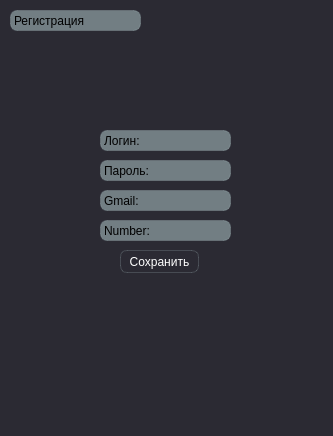
<?xml version="1.0" encoding="UTF-8"?>
<ui version="4.0">
 <class>Dialog</class>
 <widget class="QDialog" name="Dialog">
  <property name="geometry">
   <rect>
    <x>0</x>
    <y>0</y>
    <width>333</width>
    <height>436</height>
   </rect>
  </property>
  <property name="windowTitle">
   <string>Dialog</string>
  </property>
  <widget class="QWidget" name="widget" native="true">
   <property name="geometry">
    <rect>
     <x>-30</x>
     <y>-30</y>
     <width>611</width>
     <height>631</height>
    </rect>
   </property>
   <property name="styleSheet">
    <string notr="true">border: 1px  solid rgba(225,255,255,40);
border-radius: 7px;</string>
   </property>
   <widget class="QLineEdit" name="lineEditLogin_2">
    <property name="geometry">
     <rect>
      <x>140</x>
      <y>130</y>
      <width>91</width>
      <height>20</height>
     </rect>
    </property>
    <property name="styleSheet">
     <string notr="true">background-color:rgba(225,255,255,0);
border: 0px  solid rgba(225,255,255,0);
color:black;</string>
    </property>
   </widget>
   <widget class="QWidget" name="widget_2" native="true">
    <property name="geometry">
     <rect>
      <x>20</x>
      <y>20</y>
      <width>401</width>
      <height>541</height>
     </rect>
    </property>
    <property name="styleSheet">
     <string notr="true">background-color:rgb(43, 42, 51);</string>
    </property>
    <widget class="QLabel" name="Login">
     <property name="geometry">
      <rect>
       <x>110</x>
       <y>140</y>
       <width>131</width>
       <height>21</height>
      </rect>
     </property>
     <property name="styleSheet">
      <string notr="true">background-color:rgba(225,255,255,100);</string>
     </property>
     <property name="text">
      <string>Логин:</string>
     </property>
    </widget>
    <widget class="QLineEdit" name="lineEditLogin">
     <property name="geometry">
      <rect>
       <x>150</x>
       <y>140</y>
       <width>91</width>
       <height>20</height>
      </rect>
     </property>
     <property name="styleSheet">
      <string notr="true">background-color:rgba(225,255,255,0);
border: 0px  solid rgba(225,255,255,0);</string>
     </property>
    </widget>
    <widget class="QLabel" name="Password">
     <property name="geometry">
      <rect>
       <x>110</x>
       <y>170</y>
       <width>131</width>
       <height>21</height>
      </rect>
     </property>
     <property name="styleSheet">
      <string notr="true">background-color:rgba(225,255,255,100);</string>
     </property>
     <property name="text">
      <string>Пароль:</string>
     </property>
    </widget>
    <widget class="QLineEdit" name="lineEditPass">
     <property name="geometry">
      <rect>
       <x>160</x>
       <y>170</y>
       <width>81</width>
       <height>20</height>
      </rect>
     </property>
     <property name="styleSheet">
      <string notr="true">background-color:rgba(225,255,255,0);
border: 0px  solid rgba(225,255,255,0);</string>
     </property>
     <property name="text">
      <string/>
     </property>
    </widget>
    <widget class="QLabel" name="Gmail">
     <property name="geometry">
      <rect>
       <x>110</x>
       <y>200</y>
       <width>131</width>
       <height>21</height>
      </rect>
     </property>
     <property name="styleSheet">
      <string notr="true">background-color:rgba(225,255,255,100);</string>
     </property>
     <property name="text">
      <string>Gmail:</string>
     </property>
    </widget>
    <widget class="QLineEdit" name="lineEditGmail">
     <property name="geometry">
      <rect>
       <x>150</x>
       <y>200</y>
       <width>81</width>
       <height>20</height>
      </rect>
     </property>
     <property name="styleSheet">
      <string notr="true">background-color:rgba(225,255,255,0);
border: 0px  solid rgba(225,255,255,0);</string>
     </property>
     <property name="text">
      <string/>
     </property>
    </widget>
    <widget class="QLabel" name="Number">
     <property name="geometry">
      <rect>
       <x>110</x>
       <y>230</y>
       <width>131</width>
       <height>21</height>
      </rect>
     </property>
     <property name="styleSheet">
      <string notr="true">background-color:rgba(225,255,255,100);</string>
     </property>
     <property name="text">
      <string>Number:</string>
     </property>
    </widget>
    <widget class="QLineEdit" name="lineEditNumber">
     <property name="geometry">
      <rect>
       <x>160</x>
       <y>230</y>
       <width>81</width>
       <height>20</height>
      </rect>
     </property>
     <property name="styleSheet">
      <string notr="true">background-color:rgba(225,255,255,0);
border: 0px  solid rgba(225,255,255,0);</string>
     </property>
     <property name="text">
      <string/>
     </property>
    </widget>
    <widget class="QLabel" name="Password_2">
     <property name="geometry">
      <rect>
       <x>20</x>
       <y>20</y>
       <width>131</width>
       <height>21</height>
      </rect>
     </property>
     <property name="styleSheet">
      <string notr="true">background-color:rgba(225,255,255,100);</string>
     </property>
     <property name="text">
      <string>Регистрация</string>
     </property>
    </widget>
    <widget class="QPushButton" name="btn_save">
     <property name="enabled">
      <bool>true</bool>
     </property>
     <property name="geometry">
      <rect>
       <x>130</x>
       <y>260</y>
       <width>79</width>
       <height>23</height>
      </rect>
     </property>
     <property name="maximumSize">
      <size>
       <width>100</width>
       <height>60</height>
      </size>
     </property>
     <property name="styleSheet">
      <string notr="true">QPushButton{
color: white;
background-color:rgba(255,255,255,0);
}
QPushButton:hover{
background-color:rgba(255,255,255,40)
}
QPushButton:pressed{
background-color:rgba(255,255,255,60)
}
</string>
     </property>
     <property name="text">
      <string>Сохранить</string>
     </property>
     <property name="icon">
      <iconset>
       <normaloff>:/icons/icon/login_24dp_E8EAED_FILL0_wght400_GRAD0_opsz24 (1).png</normaloff>:/icons/icon/login_24dp_E8EAED_FILL0_wght400_GRAD0_opsz24 (1).png</iconset>
     </property>
     <property name="iconSize">
      <size>
       <width>24</width>
       <height>24</height>
      </size>
     </property>
    </widget>
   </widget>
  </widget>
 </widget>
 <resources/>
 <connections/>
</ui>
